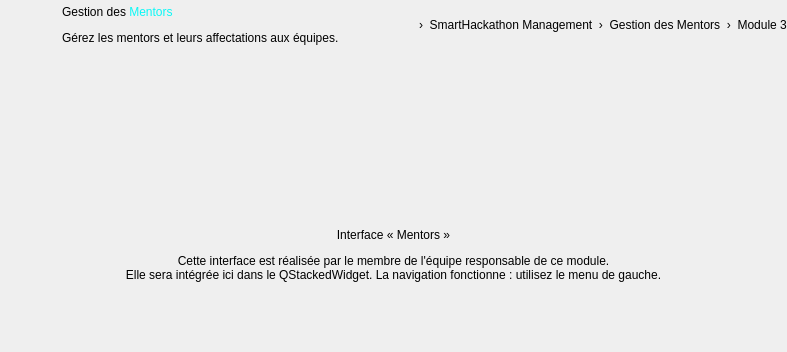
<widget class="QWidget" name="pageMentors"><layout class="QVBoxLayout" name="layoutPageMentors"><property name="leftMargin"><number>0</number></property><property name="topMargin"><number>0</number></property><property name="rightMargin"><number>0</number></property><property name="bottomMargin"><number>0</number></property><property name="spacing"><number>12</number></property><item><layout class="QHBoxLayout" name="layoutTitleMentors"><property name="spacing"><number>12</number></property><item><widget class="QLabel" name="labelTitleIconMentors"><property name="pixmap"><pixmap resource="resources.qrc">:/icons/ti_shield.png</pixmap></property><property name="scaledContents"><bool>true</bool></property><property name="minimumSize"><size><width>50</width><height>50</height></size></property><property name="maximumSize"><size><width>50</width><height>50</height></size></property></widget></item><item><layout class="QVBoxLayout" name="layoutTitleTxtMentors"><property name="spacing"><number>0</number></property><item><widget class="QLabel" name="labelTitleMentors"><property name="text"><string>Gestion des &lt;span style="color:#0BF8F6;"&gt;Mentors&lt;/span&gt;</string></property><property name="textFormat"><enum>Qt::RichText</enum></property><property name="pageTitle" stdset="0"><bool>true</bool></property></widget></item><item><widget class="QLabel" name="labelSubtitleMentors"><property name="text"><string>Gérez les mentors et leurs affectations aux équipes.</string></property><property name="pageSub" stdset="0"><bool>true</bool></property></widget></item></layout></item><item><spacer name="spTitleMentors"><property name="orientation"><enum>Qt::Horizontal</enum></property><property name="sizeHint" stdset="0"><size><width>40</width><height>10</height></size></property></spacer></item><item><widget class="QLabel" name="labelHomeIconMentors"><property name="pixmap"><pixmap resource="resources.qrc">:/icons/home_c.png</pixmap></property><property name="scaledContents"><bool>true</bool></property><property name="minimumSize"><size><width>16</width><height>16</height></size></property><property name="maximumSize"><size><width>16</width><height>16</height></size></property></widget></item><item><widget class="QLabel" name="labelBreadcrumbMentors"><property name="text"><string>›  SmartHackathon Management  ›  Gestion des Mentors  ›  Module 3</string></property><property name="pageSub" stdset="0"><bool>true</bool></property></widget></item></layout></item><item><widget class="QFrame" name="framePlaceholderMentors"><property name="card" stdset="0"><bool>true</bool></property><layout class="QVBoxLayout" name="layoutPhMentors"><property name="leftMargin"><number>30</number></property><property name="topMargin"><number>30</number></property><property name="rightMargin"><number>30</number></property><property name="bottomMargin"><number>30</number></property><property name="spacing"><number>12</number></property><item><spacer name="spPhTMentors"><property name="orientation"><enum>Qt::Vertical</enum></property><property name="sizeHint" stdset="0"><size><width>20</width><height>40</height></size></property></spacer></item><item alignment="Qt::AlignHCenter"><widget class="QLabel" name="labelPhIconMentors"><property name="pixmap"><pixmap resource="resources.qrc">:/icons/ti_shield.png</pixmap></property><property name="scaledContents"><bool>true</bool></property><property name="minimumSize"><size><width>84</width><height>84</height></size></property><property name="maximumSize"><size><width>84</width><height>84</height></size></property></widget></item><item><widget class="QLabel" name="labelPhTitleMentors"><property name="text"><string>Interface « Mentors »</string></property><property name="phTitle" stdset="0"><bool>true</bool></property><property name="alignment"><set>Qt::AlignCenter</set></property></widget></item><item><widget class="QLabel" name="labelPhTextMentors"><property name="text"><string>Cette interface est réalisée par le membre de l'équipe responsable de ce module.
Elle sera intégrée ici dans le QStackedWidget. La navigation fonctionne : utilisez le menu de gauche.</string></property><property name="phText" stdset="0"><bool>true</bool></property><property name="alignment"><set>Qt::AlignCenter</set></property></widget></item><item><spacer name="spPhBMentors"><property name="orientation"><enum>Qt::Vertical</enum></property><property name="sizeHint" stdset="0"><size><width>20</width><height>40</height></size></property></spacer></item></layout></widget></item></layout></widget>
